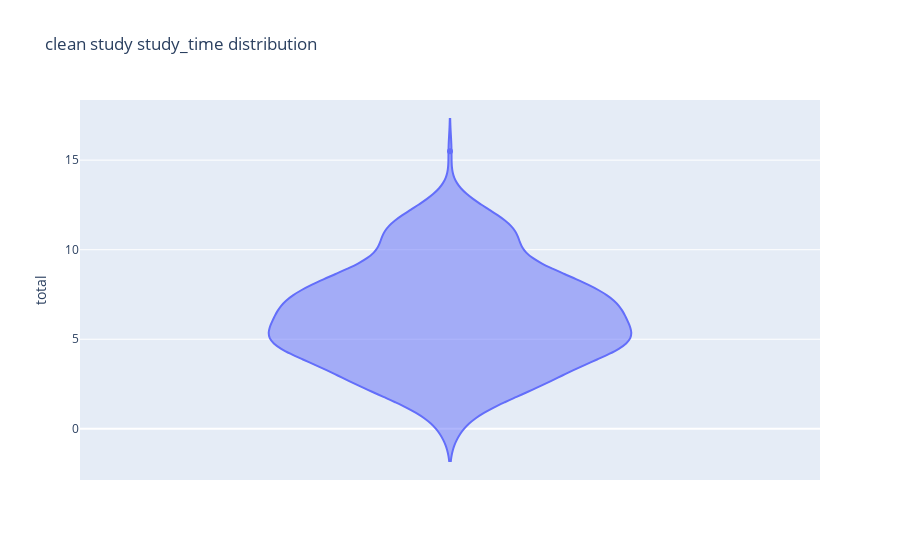

The code cell stored with this chart in its notebook:
### Code cell
px.violin(clean_study, y='total', title='clean study study_time distribution')

### Figure 1 — Plotly figure (JSON) as saved in the notebook; plotly's stock layout.template omitted (floating-point values rounded to 4 significant figures; data arrays with more than 128 entries replaced by an {"elided": "..."} marker saying what was removed)
{"data": [{"alignmentgroup": "True", "box": {"visible": false}, "hovertemplate": "total=%{y}<extra></extra>", "legendgroup": "", "marker": {"color": "#636efa"}, "name": "", "offsetgroup": "", "orientation": "v", "scalegroup": "True", "showlegend": false, "type": "violin", "x0": " ", "xaxis": "x", "y": {"elided": "423 float values"}, "y0": " ", "yaxis": "y"}], "layout": {"legend": {"tracegroupgap": 0}, "title": {"text": "clean study study_time distribution"}, "violinmode": "group", "xaxis": {"anchor": "y", "domain": [0, 1]}, "yaxis": {"anchor": "x", "domain": [0, 1], "title": {"text": "total"}}}}
